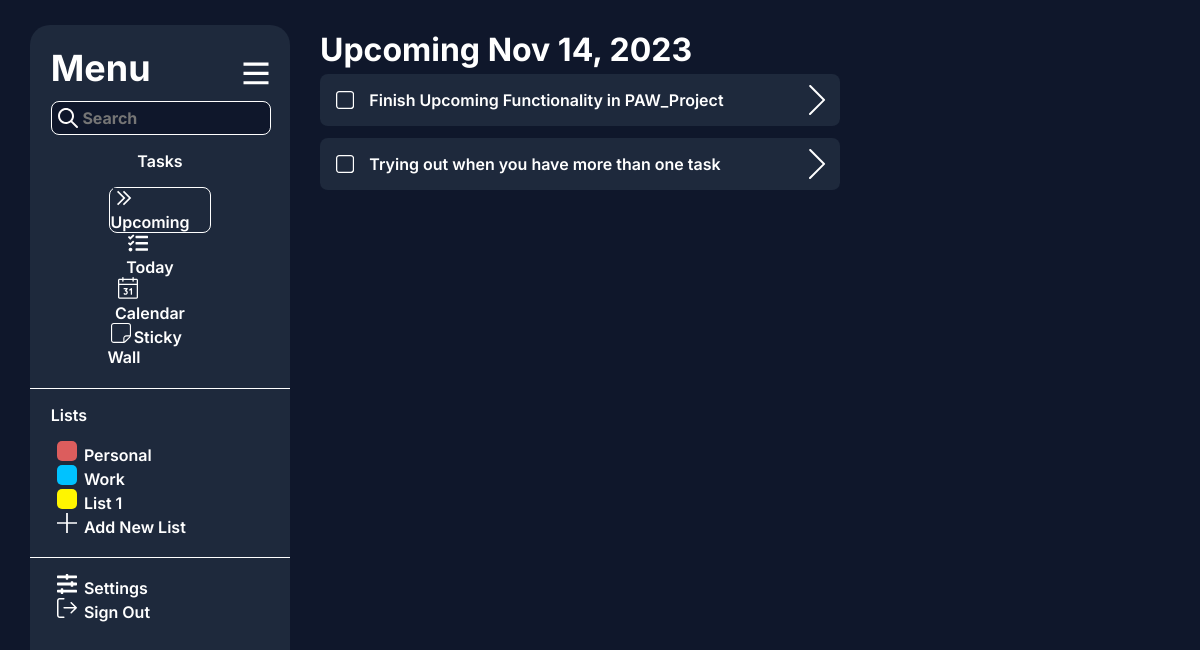
The page /index/todo_page/Upcoming on the database its author committed.
### playground/models.py (models this page shows, shortened)
class Todo(models.Model):
    date_created = models.DateField()
    due_date = models.DateField(default='0000-00-00')
    task_Text = models.CharField(max_length=50)
    task_Descr = models.CharField(default='Default Decr',max_length=150)
    task_List = models.CharField(default='Default List', max_length=10)
    task_Progress = models.CharField(default='Incomplete',max_length=15)
    isDone = models.BooleanField(default=False)

### playground/views.py (the view)
# urls.py: path('todo_page/Upcoming', views.view_upcoming_page, name="upcoming_page"),
def view_upcoming_page(request):
    current_date = datetime.now().date()
    next_day = current_date + timedelta(days=1)
    formatted_next_day = next_day.strftime('%b %d, %Y')
    upcoming_tasks = Todo.objects.filter(due_date=next_day)
    return render(request, 'Upcoming.html', {'upcoming_tasks':upcoming_tasks, 'next_day':formatted_next_day,})

### playground/templates/Upcoming.html (shortened to what this page needs)
<!DOCTYPE html>
<html lang="en">
  <head>
    {% load static %}
    <link rel="stylesheet" href="{% static 'Main.css' %}" />
    <link
      rel="stylesheet"
      href="//code.jquery.com/ui/1.12.1/themes/base/jquery-ui.css"
    />
  </head>
  <body>
    <div class="container">
      <div class="LeftBarBG">
        <div class="LeftBarContent">
          <div class="Menu">
            <p>Menu</p>
            <svg
              class="menu-icon"
              xmlns="http://www.w3.org/2000/svg"
              width="26"
              height="23"
              viewBox="0 0 26 23"
              fill="none"
            >
              <path
                d="M0.501953 0.5V3.625H25.502V0.5H0.501953ZM0.501953 9.78125V12.9063H25.502V9.78125H0.501953ZM0.501953 19.1563V22.2813H25.502V19.1563H0.501953Z"
                fill="white"
              />
            </svg>
          </div>
          <div class="Search-Bar">
            <input placeholder="Search" />
          </div>
          <div class="Tasks">
            <ul class="Tasks-List">
              <p>Tasks</p>
              <li class="Selected">
                <a href="{% url 'upcoming_page' %}"
                  >Upcoming</a
                >
              </li>
              <li>
                <a href="{% url 'today_page' %}">
                  Today</a
                >
              </li>
              <li>
                <a href="{% url 'calendar_page' %}">
                  Calendar</a
                >
              </li>
              <li>
                <a href="{% url 'stickywall_page' %}">
                  Sticky Wall</a
                >
              </li>
            </ul>
          </div>
        </div>
        <div class="Line"></div>
        <div class="LeftBarContent2">
          <div class="Lists">
            <ul class="Lists-List">
              <p>Lists</p>
              <li>
                <a href="#"
                  ><svg class="Lists-Icons" style="background: #dc5d5d"></svg
                  >Personal</a
                >
              </li>
              <li>
                <a href="#"
                  ><svg class="Lists-Icons" style="background: #00c2ff"></svg
                  >Work</a
                >
              </li>
              <li>
                <a href="#"
                  ><svg class="Lists-Icons" style="background: #fff500"></svg
                  >List 1</a
                >
              </li>
              <li>
                <a href="#"
                  ><svg
                    class="Lists-Icons"
                    xmlns="http://www.w3.org/2000/svg"
                    width="20"
                    height="20"
                    viewBox="0 0 20 20"
                    fill="none"
                  >
                    <path
                      d="M20.002 9.13043H10.8715V0L9.13239 0V9.13043H0.00195313L0.00195313 10.8696H9.13239V20H10.8715V10.8696H20.002V9.13043Z"
                      fill="white"
                    /></svg
                  >Add New List</a
                >
              </li>
            </ul>
          </div>
        </div>
        <div class="Line"></div>
        <div class="LeftBarContent3">
          <div class="Options">
            <ul class="Options-List">
              <li class="op">
                <a href="#">
                  Settings
                </a>
              </li>
              <li class="op">
                <a href="#">
                  Sign Out</a
                >
              </li>
            </ul>
          </div>
        </div>
      </div>
      <div class="Active">
        <h1 class="Title">Upcoming {{next_day}}</h1>
        <div class="Upcoming-Tasks">
          {% for task in upcoming_tasks %}
          <div class="Upcoming-Task">
            <div class="task_txt_div" data-task-id="{{task.id}}">
              <p>{{ task.task_Text }}</p>
            </div>
          </div>
          {% endfor %}
        </div>
      </div>
    </div>
  </body>
</html>

### playground/static/Main.css (style rules this page uses)
.container { display: grid; grid-template-columns: 0.8fr 1.3fr 0.9fr; grid-template-rows: 1fr; gap: 0px 0px; grid-template-areas: "LeftBarBG Active RightBarBG"; }
.Active { grid-area: Active; }
a { text-decoration: none; color: #FFF; }
.LeftBarBG { grid-area: LeftBarBG; flex-shrink: 0; border-radius: 20px; margin: 25px 30px; background: #1E293C; }
.LeftBarContent { position: absolute; margin: 8%; display: flex; flex-direction: column; }
.Menu { display: flex; justify-content: space-between; align-items: center; }
.Menu p { margin: 0 0 5% 0; padding: 0; color: var(--Color, #FFF); font-family: Inter; font-size: 36px; font-style: normal; font-weight: 700; line-height: normal; }
.Search-Bar { display: flex; justify-content: space-between; align-items: center; width: 100%; height: 2em; flex-shrink: 0; border-radius: 8px; border: 1px solid var(--Color, #FFF); background: #0F172B; }
.Search-Bar svg { margin-left: 3%; }
.Search-Bar input { margin: 0; padding: 0; color: #FFF; width: 86%; height: 20px; border: none; flex-shrink: 0; font-family: Inter; font-size: 16px; font-style: normal; font-weight: 700; line-height: normal; background: #0F172B; }
.Tasks-List { margin: 0; padding: 0; list-style: none; justify-items: center; }
.Tasks-Icons, .Lists-Icons, .Options-Icons { margin-left: 3%; margin-right: 3%; }
.Selected { border-radius: 8px; border: 1px solid var(--Color, #FFF); background: #1E293C; }
.Line { width: 100%; height: 1px; background: #FFF; }
.LeftBarContent2 { margin: 0% 8% 8% 8%; }
.Lists-List { padding: 0; margin: 0%; list-style: none; }
.Lists-Icons { border-radius: 5px; width: 20px; height: 20px; }
.LeftBarContent3 { position: absolute; height: auto; margin:0% 8% 0% 8%; }
.Options-List { padding: 0; list-style: none; }
.Active { position: absolute; margin-top: 0px; display: flex; flex-direction: column; }
html, body , .container { height: 100%; margin: 0; background: #0F172B; color: #FFF; font-family: 'Inter', sans-serif; font-weight: 600; }
.Active { display: flex; flex-direction: column; margin-top: 30px; margin-bottom: 30px; }
.Title { margin: 0%; }
.Upcoming-Tasks { display: flex; flex-direction: column; }
.Upcoming-Task { display: flex; margin: 1% 0 1% 0; width: 100%; border-radius: 8px; border-bottom: 1px solid #0F172B; background: #1E293C; align-items: center; }
.task_txt_div { display: flex; align-items: center; justify-content: space-between; width: 100%; }
.isDone-Icon { margin-left: 3%; margin-right: 3%; transition: transform 0.3s ease-in-out; }
.Arrow-Icon { margin-right: 3%; }
.container * { position: relative; }

### rows shown on the page
Todo: task_Text "Finish Upcoming Functionality in PAW_Project"
Todo: task_Text "Trying out when you have more than one task"

### other values the page prints
{{ next_day }} "Nov 14, 2023"
